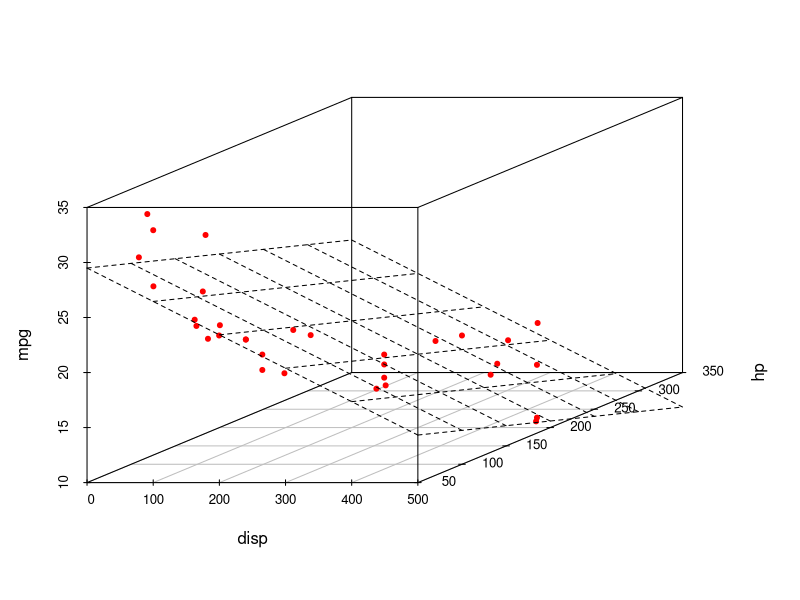
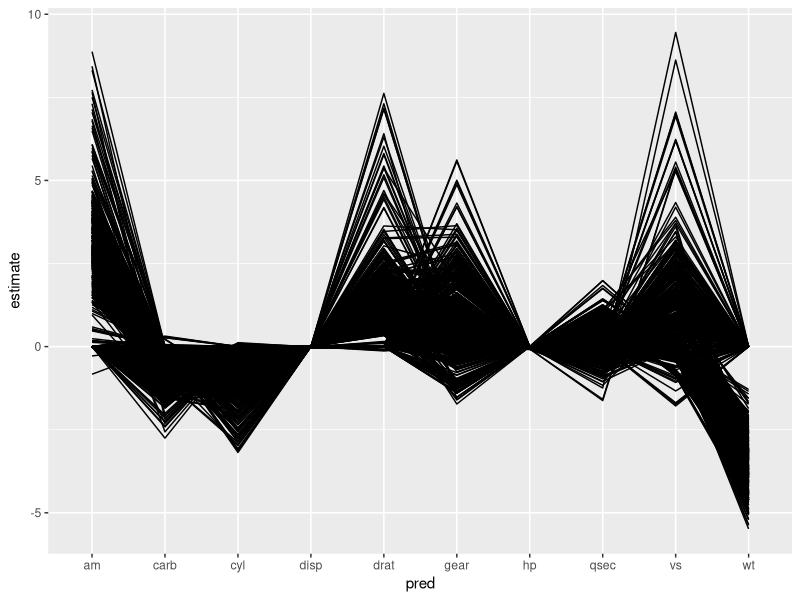
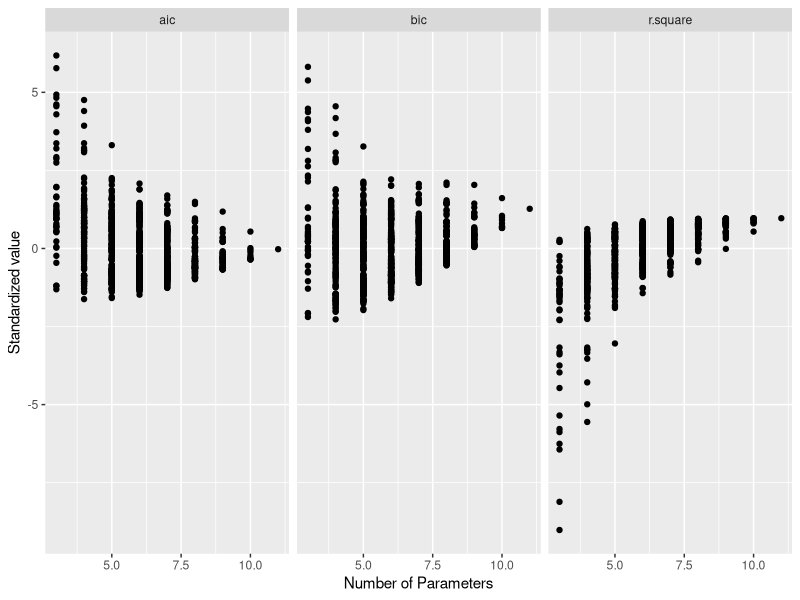

R code for these plots, in order:
## ---- chunk 1
library(plyr)
library(ggplot2)
library(dplyr)
library(tidyr)
library(scatterplot3d)

m0 <- lm(mpg ~ disp + hp, data = mtcars)
grid <- data.frame(disp = seq(min(mtcars$disp), max(mtcars$disp), len = 50),
           hp = seq(min(mtcars$hp), max(mtcars$hp), len = 50))

grid$pred <- predict(m0, newdata = grid)
grid <- grid[order(grid$disp,grid$hp),]

s3d <- scatterplot3d(mtcars[,c("disp", "hp", "mpg")], pch=20, color="red", angle=30)
s3d$plane3d(m0)
## ---- chunk 2
formulas <- data.frame(n_param = 2:(ncol(mtcars) - 1)) %>%
  mutate(num_comb = choose(ncol(mtcars) - 1, n_param)) %>%
  group_by(n_param) %>%
  do(forms = sapply(paste0("mpg ~ ", apply(combn(names(mtcars)[-1], .$n_param), 2, paste, collapse = " + ")), formula))

res <- list()
for(i in 1:nrow(formulas)) {
  tmp <- data.frame()
  for(j in formulas[i,"forms"][[1]][[1]]) {
    m <- lm(j, data = mtcars)
    coefs <- data.frame(m$coef)
    names(coefs) <- "value"
    coefs$pred <- rownames(coefs)
    rownames(coefs) <- NULL
    coefs$formula <- paste(all.vars(j), collapse=",")
    coefs$aic <- AIC(m)
    coefs$bic <- BIC(m)
    coefs$r.square <- summary(m)$r.squared
    coefs$n_param <- formulas[i, "n_param"][[1]] + 1
    tmp <- rbind(tmp, coefs)
  }
  res[[i]] <- tmp
}

res <- ldply(res)
res %>%
  spread(key = pred, value = value, fill = 0) %>%
  gather(pred, estimate, -c(formula, aic, bic, r.square, n_param)) -> estimates

estimates %>%
  filter(pred != "(Intercept)") %>%
  ggplot() +
  geom_line(aes(pred, estimate, group = formula))

estimates %>% 
  select(n_param, aic, bic, r.square) %>%
  distinct() %>%
  select(-n_param) %>%
  scale() %>%
  cbind(estimates %>% select(n_param, aic) %>% distinct() %>% select(n_param)) %>%
  gather(measure, value, -n_param) %>% 
  ggplot() +
  geom_point(aes(n_param, value)) + facet_wrap(~measure) +
  ylab("Standardized value") + xlab("Number of Parameters")
  
